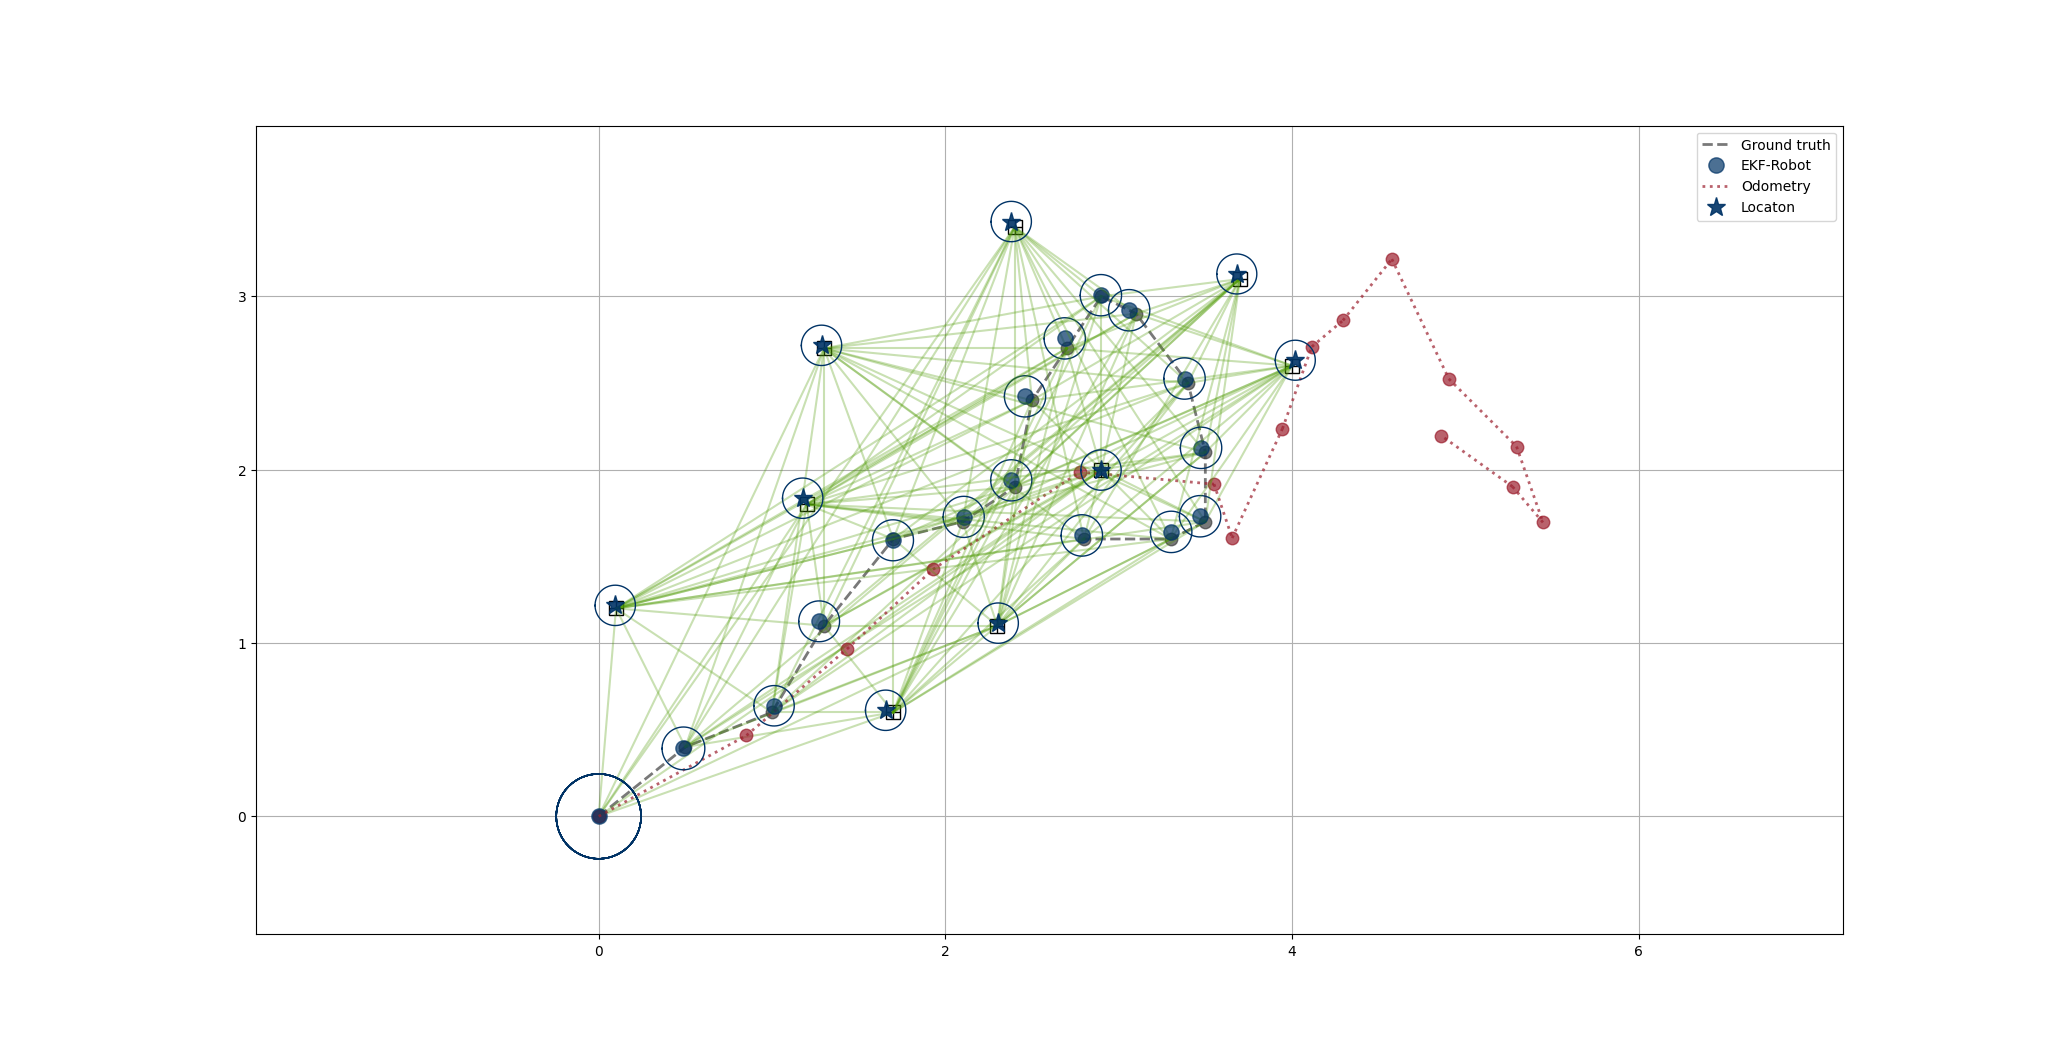

The script that drew this image:
#!/usr/bin/env python

# EKF SLAM example using known correspondences and linear motion and measurement models

import numpy as np
import matplotlib.pyplot as plt
from scipy.spatial import KDTree
# from sklearn.neighbors import KDTree
from scipy.linalg import block_diag


def positiveCheck(A):
    if np.all(np.linalg.eigvals(A) > 0):
        return True
    else:
        return False

def sort_idxlist(idx, map, pt):
    map_idx = map[idx, :]
    dis_map = np.sqrt(np.sum((map_idx-pt)*(map_idx-pt), 1))
    dis_map_idx = np.concatenate((dis_map.reshape(-1, 1), np.array(idx).reshape(-1, 1)), 1)
    sorted_dis = dis_map_idx[np.lexsort(dis_map_idx[:, ::-1].T)]
    return sorted_dis[:, 1].astype(int)


if __name__ == "__main__":

    # nice colors
    green = np.array([0.2980, 0.6, 0])
    darkblue = np.array([0, 0.2, 0.4])
    Darkgrey = np.array([0.25, 0.25, 0.25])
    VermillionRed = np.array([156, 31, 46]) / 255

    ############# Set up the map and ground truth trajectory ####################
    # map of landmarks
    map = np.array([[1.3, 2.7],
                    [4.0, 2.6],
                    [0.1, 1.2],
                    [2.3, 1.1],
                    [1.7, 0.6],
                    [3.7, 3.1],
                    [2.4, 3.4],
                    [2.9, 2.0],
                    [1.2, 1.8]])
    # robot group truth positions
    x_gt = np.array([[0.0, 0.0],
                    [0.5, 0.4],
                    [1.0, 0.6],
                    [1.3, 1.1],
                    [1.7, 1.6],
                    [2.1, 1.7],
                    [2.4, 1.9],
                    [2.5, 2.4],
                    [2.7, 2.7],
                    [2.9, 3.0],
                    [3.1, 2.9],
                    [3.4, 2.5],
                    [3.5, 2.1],
                    [3.5, 1.7],
                    [3.3, 1.6],
                    [2.8, 1.6]])

    # plot the map and ground truth trajectory
    fig1 = plt.figure()
    plt.axis('equal')
    plt.plot(map[:, 0], map[:, 1], '+k', markersize=10, fillstyle='none')
    plt.plot(map[:, 0], map[:, 1], 'sk', markersize=10, fillstyle='none')
    line1 = plt.plot(x_gt[:, 0], x_gt[:, 1], '--', color=Darkgrey, alpha=0.7, linewidth=2, label='Ground truth')
    plt.plot(x_gt[:, 0], x_gt[:, 1], '.', color=Darkgrey, alpha=0.7, markersize=18)

    ########## Simulate noisy measurements in for of (dx, dy) = (x_landmark - x_robot, y_landmark - y_robot) ##########
    sigma_x = 0.05  # standard deviation along x
    sigma_y = 0.05  # standard deviation along y
    sigma_z = np.diag(np.power([sigma_x, sigma_y], 2))
    Lz = np.linalg.cholesky(sigma_z)

    z = {'landmark_coord': [], 'correspondences': []}  # measurements
    z_max = 4.5  # maximum sensor range in meters

    # create a kd-tree structure to search within the sensor range
    # mdlKDTree = KDTree(map)
    mdlKDTree = KDTree(map)
    map_gt = []
    for i in range(x_gt.shape[0]):
        # idx = mdlKDTree.query_radius(x_gt[i, :].reshape(-1, 1), z_max)
        idx = mdlKDTree.query_ball_point(x_gt[i, :], z_max)

        idx_sort = sort_idxlist(idx, map, x_gt[i, :])
        map_gt.append(map[idx_sort])

        z['landmark_coord'].append(map[idx_sort] - x_gt[i, :] + np.dot(Lz, np.random.randn(2, len(idx_sort))).T)
        z['correspondences'].append(np.array(idx_sort))
    map_gt = np.array(map_gt)
    z['landmark_coord'] = np.array(z['landmark_coord'])
    z['correspondences'] = np.array(z['correspondences'])

    ########## Simulate noisy odometry measurements ##########
    np.random.seed(0)
    sigma_ux = 0.2
    sigma_uy = 0.2
    sigma_u = np.diag(np.power([sigma_ux, sigma_uy], 2))
    Lu = np.linalg.cholesky(sigma_u)

    u = np.diff(x_gt, axis=0) + np.dot(Lu, np.random.randn(2, x_gt.shape[0]-1)).T
    x_init = np.array([[0, 0]])
    sigma_init = np.array([[1e-3, 0], [0, 1e-3]])
    x_odom = np.vstack((x_init, np.cumsum(u, axis=0)))

    ########## Set up the linear system (Least Squares) ##########
    pose_dim = 2  # dimension of the robot position/pose
    landmark_dim = 2  # dimension of landmark
    pose_number = x_odom.shape[0]  # number of poses

    # Jacobians of the motion model
    # G = np.eye(2)

    # Jacobian of measurement model
    H = -np.eye(pose_dim)  # wrt robot position
    J = np.eye(landmark_dim)  # wrt landmark position

    # measurements must be filled based on correspondences
    # for new landmarks seen_landmarks has to be expanded
    # whereas for old ones the correspondences must be found
    seen_landmarks = []  # list of seen landmarks
    landmark_key = []

    # initialize EKF
    # combined state vector [robot position(2D); all landmarks(2D)]
    ekf = {}
    ekf['init_state'] = np.zeros([2+2*map.shape[0], 1])
    ekf['init_cov'] = block_diag(0.01 * np.eye(2), np.zeros([2*map.shape[0], 2*map.shape[0]]))
    ekf['predict_state'] = np.copy(ekf['init_state'])
    ekf['predict_cov'] = np.copy(ekf['init_cov'])
    ekf['state'] = np.copy(ekf['init_state'])
    ekf['cov'] = np.copy(ekf['init_cov'])
    ekf['state_dim'] = ekf['state'].shape[0]

    # for 95% ellipse drawing
    Chi2 = 5.991  # 2D
    phi = np.arange(-np.pi, np.pi+0.1, 0.1)
    circle = np.array([np.cos(phi), np.sin(phi)])
    scale = np.sqrt(Chi2)
    legend_plotting = True

    # Directory to save images
    import os
    save_dir = 'images'
    if not os.path.exists(save_dir):
        os.makedirs(save_dir)  # Ensure directory is created
    
    #### main loop ####
    for i in range(pose_number):
        if len(z['correspondences'][i]):
            for j in range(len(z['correspondences'][i])):
                # check whether current landmark is seen before
                seen = any(landmark_idx == z['correspondences'][i][j] for landmark_idx in seen_landmarks)
                l_id = z['correspondences'][i][j]
                # if not seen, append landmark
                if not seen:
                    seen_landmarks.append(l_id)
                    key = len(seen_landmarks) - 1
                    ekf['predict_state'][2+2*key:4+2*key] = ekf['state'][0:2] + z['landmark_coord'][i][j, :].reshape(
                        2, 1)
                    ekf['predict_cov'][2+2*key:4+2*key, 2+2*key:2*key+4] = ekf['cov'][0:2, 0:2] + sigma_z  # Sigma_ll
                    ekf['predict_cov'][2+2*key:4+2*key, 0:2] = ekf['cov'][0:2, 0:2]  # Sigma_lr
                    ekf['predict_cov'][2+2*key:4+2*key, 2:2+2*key] = (ekf['cov'][0:2, 2:2+2*key])  # Sigma_lL
                    ekf['predict_cov'][2:2+2*key, 2+2*key:4+2*key] = (ekf['cov'][2+2*key:4+2*key, 2:2+2*key]).T  # Sigma_Ll
                    ekf['predict_cov'][0:2, 2+2*key:4+2*key] = (ekf['cov'][2+2*key:4+2*key, 0:2]).T  # Sigma_rl
                    ekf['state'] = np.copy(ekf['predict_state'])
                    ekf['cov'] = np.copy(ekf['predict_cov'])
                # if seen, add a loop-closure
                else:
                    key = seen_landmarks.index(l_id)
                    # assemble the Jacobian for the jth measurement
                    Hj = np.zeros([2, ekf['state_dim']])
                    Hj[:, 0:2] = H
                    Hj[:, 2 + 2 * key:4 + 2 * key] = J
                    # innovation covariance
                    S = np.dot(np.dot(Hj, ekf['predict_cov']), Hj.T) + sigma_z
                    # Kalman gain
                    K = np.dot(np.dot(ekf['predict_cov'], Hj.T), np.linalg.pinv(S))
                    # innovation
                    v = z['landmark_coord'][i][j, :].reshape(2, 1) - np.dot(Hj, ekf['predict_state'])
                    # apply correction
                    ekf['predict_state'] = ekf['predict_state'] + np.dot(K, v)
                    temp = np.eye(np.dot(K, Hj).shape[0]) - np.dot(K, Hj)
                    ekf['predict_cov'] = np.dot(np.dot(temp, ekf['predict_cov']), temp.T) + np.dot(np.dot(K, sigma_z), K.T)
                    ekf['state'] = np.copy(ekf['predict_state'])
                    ekf['cov'] = np.copy(ekf['predict_cov'])
        # ## prediction (propagation) ##
        # map
        ekf['predict_state'][2:] = np.copy(ekf['state'][2:])
        # robot position
        if i < pose_number-1:
            ekf['predict_state'][0:2] = ekf['state'][0:2].reshape(2, 1) + u[i, :].reshape(2, 1)
            ekf['predict_cov'] = ekf['cov'] + block_diag(sigma_u, np.zeros([2*map.shape[0], 2*map.shape[0]]))
        else:
            ekf['predict_state'][0:2] = np.copy(ekf['state'][0:2])
            ekf['predict_cov'] = np.copy(ekf['cov'])

        ## plotting ##
        for j in range(len(z['landmark_coord'][i])):
            plt.plot(np.hstack((x_gt[i, 0], map_gt[i][j, 0])), np.vstack((x_gt[i, 1], map_gt[i][j, 1])), '-',
                     color=green, alpha=0.3, linewidth=1.5)
        # plot odometry trajectory
        plt.plot(x_odom[i, 0], x_odom[i, 1], '.', color=VermillionRed, alpha=0.7, markersize=18)
        if i > 0:
            if legend_plotting:
                line2, = plt.plot(x_odom[i-1:i+1, 0], x_odom[i-1:i+1, 1], ':', color=VermillionRed, alpha=0.7,
                                  linewidth=2, label='Odometry')
                legend_plotting = False
            else:
                line2, = plt.plot(x_odom[i - 1:i + 1, 0], x_odom[i - 1:i + 1, 1], ':', color=VermillionRed, alpha=0.7,
                                  linewidth=2)

        if legend_plotting:
            line3, = plt.plot(ekf['state'][0], ekf['state'][1], '.', color=darkblue, alpha=0.7, markersize=22,
                              label='EKF-Robot')
        else:
            line3, = plt.plot(ekf['state'][0], ekf['state'][1], '.', color=darkblue, alpha=0.7, markersize=22)
        
        if i > 0:
            ellipse = np.dot(np.sqrt(Chi2) * np.linalg.cholesky(ekf['cov'][0:2, 0:2]), circle) \
                      + ekf['state'][0:2].reshape(2, 1)
            plt.plot(ellipse[0, :], ellipse[1, :], color=darkblue, linewidth=1)

        if positiveCheck(ekf['init_cov'][0:2, 0:2]):
            ellipse = np.dot(np.sqrt(Chi2) * np.linalg.cholesky(ekf['init_cov'][0:2, 0:2]), circle) \
                      + ekf['init_state'][0:2].reshape(2, 1)
            plt.plot(ellipse[0, :], ellipse[1, :], color=darkblue, linewidth=1)
        # Save each frame as an image
        image_path = os.path.join(save_dir, f'frame_{i:04d}.png')
        plt.savefig(image_path)  # Save image with zero-padded index
        plt.pause(0.5)

    # RMSE X: 0.08462
    # RMSE y: 0.08456

    # SLAM map
    line4, = plt.plot(ekf['state'][2::2], ekf['state'][3::2], '*', color=darkblue, alpha=0.9, markersize=14, label='Locaton')
    # draw 95% uncertainty ellipse
    for i in range(map.shape[0]):
        ellipse = np.dot(np.sqrt(Chi2) * np.linalg.cholesky(ekf['cov'][2+2*i:4+2*i, 2+2*i:4+2*i]), circle) \
                  + ekf['state'][2+2*i:4+2*i].reshape(2, 1)
        plt.plot(ellipse[0, :], ellipse[1, :], color=darkblue, linewidth=1)
    plt.legend(loc='best')
    plt.grid(True)
    plt.show()

    fig2 = plt.subplots()
    ax2 =plt.gca()
    ax2.spy(abs((ekf['cov'] + ekf['cov']) / 2) > np.finfo(float).eps, markersize=5, color=Darkgrey)
    ax2.set_title(r'Covariance Matrix $\Sigma$')
    plt.show()

    fig3 = plt.subplots()
    ax3 = plt.gca()
    ax3.spy(np.float32(np.linalg.inv(abs((ekf['cov'] + ekf['cov'].T) / 2))) > np.finfo(float).eps, markersize=5, color=Darkgrey)
    ax3.set_title(r'Information Matrix $\Sigma^{-1}$')
    plt.show()
